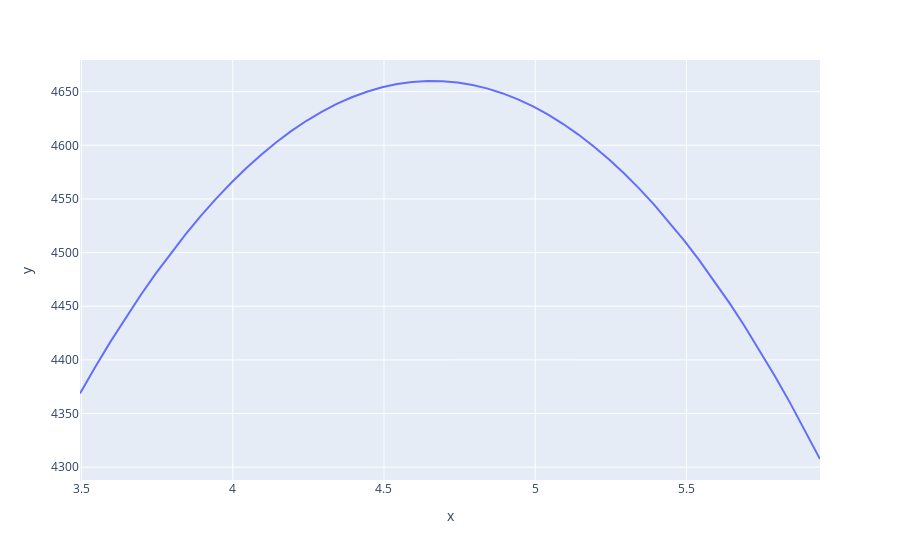

Notebook source saved alongside this figure:
### Markdown cell above
First we need to find the optimal promo price.

### Code cell
# Consider discounts between 15-50% off.
discount = np.linspace(-0.15, -0.5, 50)
prices = (1 + discount) * REGULAR_RETAIL_PRICE
unit_sales = BASELINE_SALES * (1 + PRICE_ELASTICITY * discount)
promo_revenue = unit_sales * prices
px.line(x=prices, y=promo_revenue)

### Figure 1 — Plotly figure (JSON) as saved in the notebook; plotly's stock layout.template omitted (floating-point values rounded to 4 significant figures)
{"data": [{"hovertemplate": "x=%{x}<br>y=%{y}<extra></extra>", "legendgroup": "", "line": {"color": "#636efa", "dash": "solid"}, "marker": {"symbol": "circle"}, "mode": "lines", "name": "", "orientation": "v", "showlegend": false, "type": "scatter", "x": [5.942, 5.892, 5.842, 5.792, 5.742, 5.692, 5.642, 5.592, 5.542, 5.492, 5.442, 5.392, 5.342, 5.292, 5.242, 5.193, 5.143, 5.093, 5.043, 4.993, 4.943, 4.893, 4.843, 4.793, 4.743, 4.693, 4.643, 4.593, 4.543, 4.494, 4.444, 4.394, 4.344, 4.294, 4.244, 4.194, 4.144, 4.094, 4.044, 3.994, 3.944, 3.894, 3.845, 3.795, 3.745, 3.695, 3.645, 3.595, 3.545, 3.495], "xaxis": "x", "y": [4308.0, 4335.0, 4360.0, 4385.0, 4409.0, 4432.0, 4453.0, 4474.0, 4493.0, 4511.0, 4529.0, 4545.0, 4560.0, 4574.0, 4587.0, 4599.0, 4610.0, 4620.0, 4629.0, 4636.0, 4643.0, 4648.0, 4653.0, 4656.0, 4659.0, 4660.0, 4660.0, 4659.0, 4657.0, 4654.0, 4650.0, 4645.0, 4639.0, 4631.0, 4623.0, 4613.0, 4603.0, 4591.0, 4579.0, 4565.0, 4550.0, 4534.0, 4517.0, 4499.0, 4480.0, 4460.0, 4439.0, 4417.0, 4393.0, 4369.0], "yaxis": "y"}], "layout": {"legend": {"tracegroupgap": 0}, "margin": {"t": 60}, "xaxis": {"anchor": "y", "domain": [0, 1], "title": {"text": "x"}}, "yaxis": {"anchor": "x", "domain": [0, 1], "title": {"text": "y"}}}}
